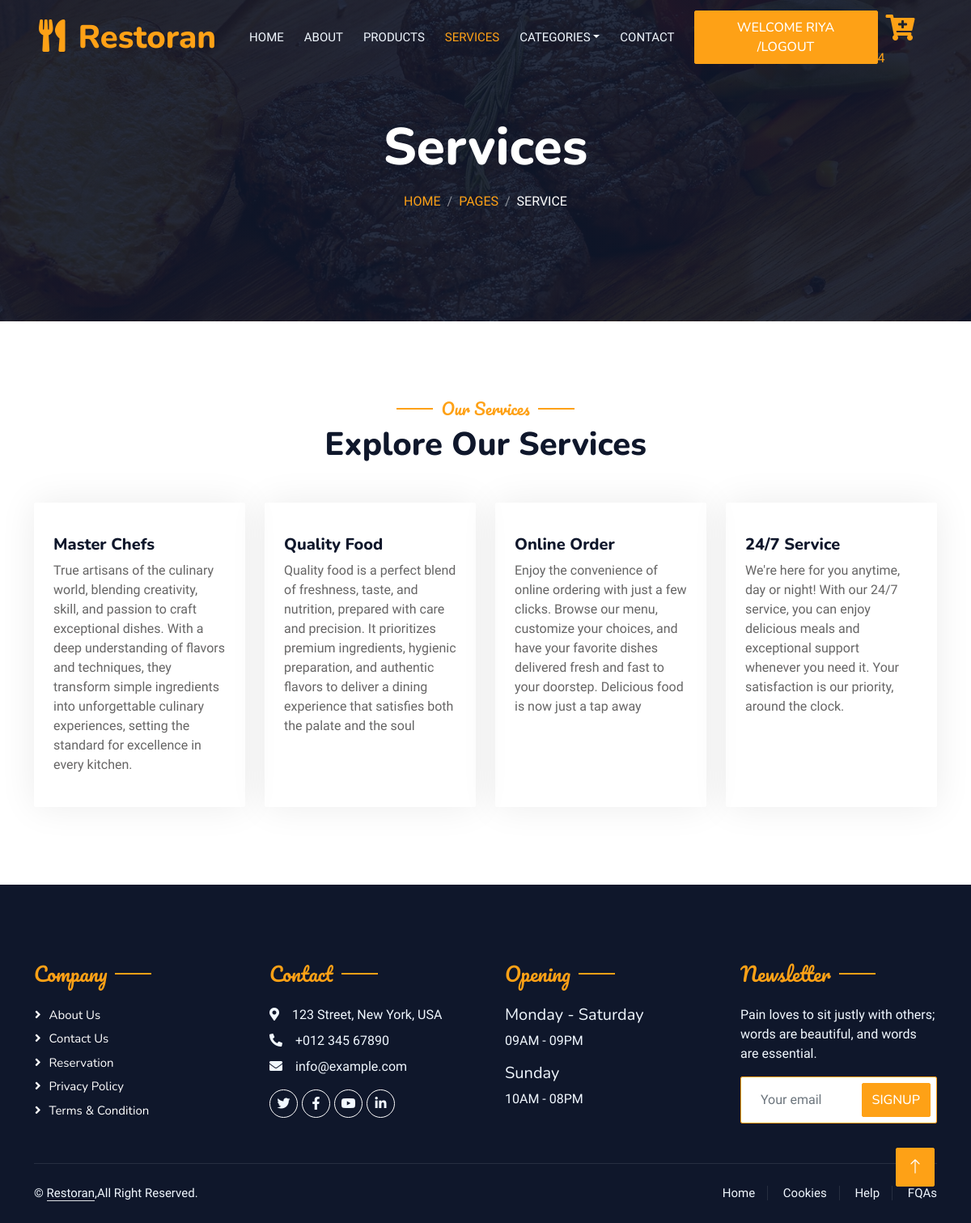
Screenshot of /Services/ (signed in) with the database file from the repository.
### AdminApp/models.py (models this page shows)
class ServiceDb(models.Model):
    Service_Title=models.CharField(max_length=100,null=True,blank=True)
    Description=models.CharField(max_length=100,null=True,blank=True)

### WebApp/views.py (the view)
# urls.py: path('Services/',views.services,name="services"),
def services(request):
    categories = CategoryDb.objects.all()
    service=ServiceDb.objects.all()
    cart_count = CartDb.objects.filter(Username=request.session['Username'])
    x = cart_count.count()
    return render(request,"Service.html",{'categories':categories,'service':service,'x':x})

### WebApp/templates/Service.html (shortened to what this page needs)
<!DOCTYPE html>
{% load static %}
<html lang="en">
<head>
    <link href="https://cdnjs.cloudflare.com/ajax/libs/font-awesome/5.10.0/css/all.min.css" rel="stylesheet">
    <link href="https://cdn.jsdelivr.net/npm/bootstrap-icons@1.4.1/font/bootstrap-icons.css" rel="stylesheet">
    <link href="{% static 'web_page/lib/animate/animate.min.css' %}" rel="stylesheet">
    <link href="{% static 'web_page/lib/owlcarousel/assets/owl.carousel.min.css' %}" rel="stylesheet">
    <link href="{% static 'web_page/lib/tempusdominus/css/tempusdominus-bootstrap-4.min.css' %}" rel="stylesheet" />
    <link href="{% static 'web_page/css/bootstrap.min.css' %}" rel="stylesheet">
    <link href="{% static 'web_page/css/style.css' %}" rel="stylesheet">
</head>
<body>
    <div class="container-xxl bg-white p-0">
        <div class="container-xxl position-relative p-0">
            <nav class="navbar navbar-expand-lg navbar-dark bg-dark px-4 px-lg-5 py-3 py-lg-0">
                <a href="" class="navbar-brand p-0">
                    <h1 class="text-primary m-0"><i class="fa fa-utensils me-3"></i>Restoran</h1>
                </a>
                <div class="collapse navbar-collapse" id="navbarCollapse">
                    <div class="navbar-nav ms-auto py-0 pe-4">
                        <a href="{% url 'home_page' %}" class="nav-item nav-link">Home</a>
                        <a href="{% url 'about_page' %}" class="nav-item nav-link">About</a>
                        <a href="{% url 'products' %}" class="nav-item nav-link">Products</a>
                        <a href="{% url 'services' %}" class="nav-item nav-link active">Services</a>
                        <div class="nav-item dropdown">
                            <a href="#" class="nav-link dropdown-toggle" data-bs-toggle="dropdown">Categories</a>
                        </div>
                        <a href="{% url 'contact_page' %}" class="nav-item nav-link">Contact</a>
                    </div>
                    {% if request.session.Username %}
                    <a href="{% url 'user_logout' %}" class="nav-item nav-link btn btn-primary py-2 px-4">WELCOME {{request.session.Username}} /Logout</a>
                    {% else %}
                    <a href="{% url 'sign_in' %}" class="btn btn-primary py-2 px-4">Register/Login</a>
                    {% endif %}
                </div>
                <a href="{% url 'cart_page' %}"><i class="fa fa-2x fa-cart-plus text-primary mb-0" style="padding:10px;"></i>
                    <span>{{x}}</span>
                </a>
            </nav>
            <div class="container-xxl py-5 bg-dark hero-header mb-5">
                <div class="container text-center my-5 pt-5 pb-4">
                    <h1 class="display-3 text-white mb-3 animated slideInDown">Services</h1>
                    <nav aria-label="breadcrumb">
                        <ol class="breadcrumb justify-content-center text-uppercase">
                            <li class="breadcrumb-item"><a href="#">Home</a></li>
                            <li class="breadcrumb-item"><a href="#">Pages</a></li>
                            <li class="breadcrumb-item text-white active" aria-current="page">Service</li>
                        </ol>
                    </nav>
                </div>
            </div>
        </div>
        <div class="container-xxl py-5">
            <div class="container">
                <div class="text-center wow fadeInUp" data-wow-delay="0.1s">
                    <h5 class="section-title ff-secondary text-center text-primary fw-normal">Our Services</h5>
                    <h1 class="mb-5">Explore Our Services</h1>
                </div>
                <div class="row g-4">
                    {% for i in service %}
                    <div class="col-lg-3 col-sm-6 wow fadeInUp" data-wow-delay="0.1s">
                        <div class="service-item rounded pt-3 h-100 d-flex flex-column">
                            <div class="p-4">
                                <h5>{{i.Service_Title}}</h5>
                                <p>{{i.Description}}</p>
                            </div>
                        </div>
                    </div>
                    {% endfor %}
                </div>
            </div>
        </div>
        <div class="container-fluid bg-dark text-light footer pt-5 mt-5 wow fadeIn" data-wow-delay="0.1s">
            <div class="container py-5">
                <div class="row g-5">
                    <div class="col-lg-3 col-md-6">
                        <h4 class="section-title ff-secondary text-start text-primary fw-normal mb-4">Company</h4>
                        <a class="btn btn-link" href="#">About Us</a>
                        <a class="btn btn-link" href="#">Contact Us</a>
                        <a class="btn btn-link" href="#">Reservation</a>
                        <a class="btn btn-link" href="#">Privacy Policy</a>
                        <a class="btn btn-link" href="#">Terms & Condition</a>
                    </div>
                    <div class="col-lg-3 col-md-6">
                        <h4 class="section-title ff-secondary text-start text-primary fw-normal mb-4">Contact</h4>
                        <p class="mb-2"><i class="fa fa-map-marker-alt me-3"></i>123 Street, New York, USA</p>
                        <p class="mb-2"><i class="fa fa-phone-alt me-3"></i>+012 345 67890</p>
                        <p class="mb-2"><i class="fa fa-envelope me-3"></i>info@example.com</p>
                        <div class="d-flex pt-2">
                            <a class="btn btn-outline-light btn-social" href="#"><i class="fab fa-twitter"></i></a>
                            <a class="btn btn-outline-light btn-social" href="#"><i class="fab fa-facebook-f"></i></a>
                            <a class="btn btn-outline-light btn-social" href="#"><i class="fab fa-youtube"></i></a>
                            <a class="btn btn-outline-light btn-social" href="#"><i class="fab fa-linkedin-in"></i></a>
                        </div>
                    </div>
                    <div class="col-lg-3 col-md-6">
                        <h4 class="section-title ff-secondary text-start text-primary fw-normal mb-4">Opening</h4>
                        <h5 class="text-light fw-normal">Monday - Saturday</h5>
                        <p>09AM - 09PM</p>
                        <h5 class="text-light fw-normal">Sunday</h5>
                        <p>10AM - 08PM</p>
                    </div>
                    <div class="col-lg-3 col-md-6">
                        <h4 class="section-title ff-secondary text-start text-primary fw-normal mb-4">Newsletter</h4>
                        <p>Pain loves to sit justly with others; words are beautiful, and words are essential.</p>
                        <div class="position-relative mx-auto" style="max-width: 400px;">
                            <input class="form-control border-primary w-100 py-3 ps-4 pe-5" type="text" placeholder="Your email">
                            <button type="button" class="btn btn-primary py-2 position-absolute top-0 end-0 mt-2 me-2">SignUp</button>
                        </div>
                    </div>
                </div>
            </div>
            <div class="container">
                <div class="copyright">
                    <div class="row">
                        <div class="col-md-6 text-center text-md-start mb-3 mb-md-0">
                            &copy; <a class="border-bottom" href="#">Restoran</a>,All Right Reserved.
                        </div>
                        <div class="col-md-6 text-center text-md-end">
                            <div class="footer-menu">
                                <a href="#">Home</a>
                                <a href="#">Cookies</a>
                                <a href="#">Help</a>
                                <a href="#">FQAs</a>
                            </div>
                        </div>
                    </div>
                </div>
            </div>
        </div>
        <a href="#" class="btn btn-lg btn-primary btn-lg-square back-to-top"><i class="bi bi-arrow-up"></i></a>
    </div>
</body>
</html>

### WebApp/static/web_page/css/style.css (style rules this page uses)
:root { --primary: #FEA116; --light: #F1F8FF; --dark: #0F172B; }
.ff-secondary { font-family: 'Pacifico', cursive; }
.back-to-top { position: fixed; display: none; right: 45px; bottom: 45px; z-index: 99; }
.btn { font-family: 'Nunito', sans-serif; font-weight: 500; text-transform: uppercase; transition: .5s; }
.btn.btn-primary, .btn.btn-secondary { color: #FFFFFF; }
.btn-lg-square { width: 48px; height: 48px; }
.btn-square, .btn-sm-square, .btn-lg-square { padding: 0; display: flex; align-items: center; justify-content: center; font-weight: normal; border-radius: 2px; }
.navbar-dark .navbar-nav .nav-link { position: relative; margin-left: 25px; padding: 35px 0; font-size: 15px; color: var(--light) !important; text-transform: uppercase; font-weight: 500; outline: none; transition: .5s; }
.navbar-dark .navbar-nav .nav-link:hover, .navbar-dark .navbar-nav .nav-link.active { color: var(--primary) !important; }
@media (min-width: 992px) { .navbar-dark { position: absolute; width: 100%; top: 0; left: 0; z-index: 999; background: transparent !important; } }
.hero-header { background: linear-gradient(rgba(15, 23, 43, .9), rgba(15, 23, 43, .9)), url(../img/bg-hero.jpg); background-position: center center; background-repeat: no-repeat; background-size: cover; }
.breadcrumb-item + .breadcrumb-item::before { color: rgba(255, 255, 255, .5); }
.section-title { position: relative; display: inline-block; }
.section-title::before { position: absolute; content: ""; width: 45px; height: 2px; top: 50%; left: -55px; margin-top: -1px; background: var(--primary); }
.section-title::after { position: absolute; content: ""; width: 45px; height: 2px; top: 50%; right: -55px; margin-top: -1px; background: var(--primary); }
.section-title.text-start::before, .section-title.text-end::after { display: none; }
.service-item { box-shadow: 0 0 45px rgba(0, 0, 0, .08); transition: .5s; }
.service-item * { transition: .5s; }
.footer .btn.btn-social { margin-right: 5px; width: 35px; height: 35px; display: flex; align-items: center; justify-content: center; color: var(--light); border: 1px solid #FFFFFF; border-radius: 35px; transition: .3s; }
.footer .btn.btn-link { display: block; margin-bottom: 5px; padding: 0; text-align: left; color: #FFFFFF; font-size: 15px; font-weight: normal; text-transform: capitalize; transition: .3s; }
.footer .btn.btn-link::before { position: relative; content: "\f105"; font-family: "Font Awesome 5 Free"; font-weight: 900; margin-right: 10px; }
.footer .copyright { padding: 25px 0; font-size: 15px; border-top: 1px solid rgba(256, 256, 256, .1); }
.footer .copyright a { color: var(--light); }
.footer .footer-menu a { margin-right: 15px; padding-right: 15px; border-right: 1px solid rgba(255, 255, 255, .1); }
.footer .footer-menu a:last-child { margin-right: 0; padding-right: 0; border-right: none; }

### rows the page displays
ServiceDb: Service_Title "Master Chefs", Description "True artisans of the culinary world, blending creativity, skill, and passion to craft exceptional dishes. With a deep understanding of flavors and techniques, they transform simple ingredients into unforgettable culinary experiences, setting the standard for excellence in every kitchen."
ServiceDb: Service_Title "Quality Food", Description "Quality food is a perfect blend of freshness, taste, and nutrition, prepared with care and precision. It prioritizes premium ingredients, hygienic preparation, and authentic flavors to deliver a dining experience that satisfies both the palate and the soul"
ServiceDb: Service_Title "Online Order", Description "Enjoy the convenience of online ordering with just a few clicks. Browse our menu, customize your choices, and have your favorite dishes delivered fresh and fast to your doorstep. Delicious food is now just a tap away"
ServiceDb: Service_Title "24/7 Service", Description "We're here for you anytime, day or night! With our 24/7 service, you can enjoy delicious meals and exceptional support whenever you need it. Your satisfaction is our priority, around the clock."

### other values shown
{{ request.session.Username }} "RIYA"
{{ x }} "4"
